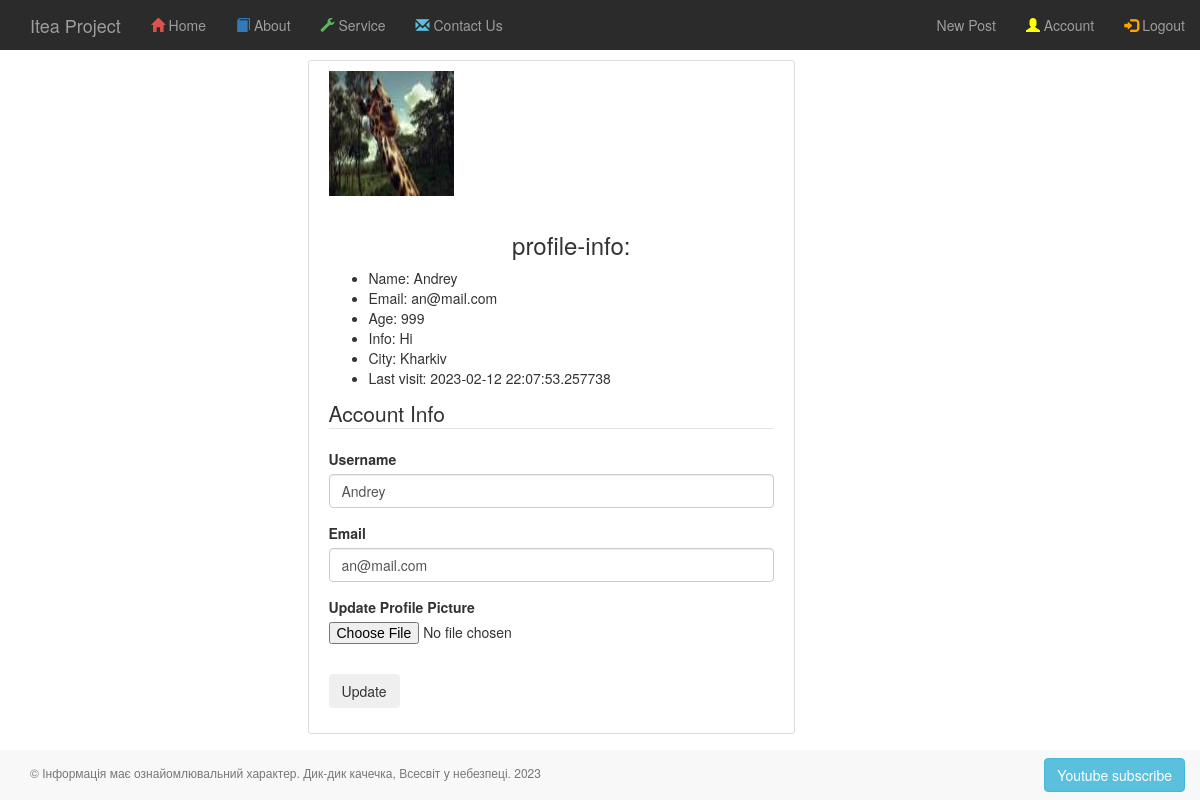
The app's page /auth/account (signed in) with its own data.
### app/auth/models.py (models this page shows, shortened)
class User(BaseModel, UserMixin):
    username = CharField(max_length=100)
    email = CharField(max_length=200, unique=True, index=True)
    __password_hash = CharField(max_length=128)
    last_visit = DateTimeField(default=datetime.datetime.now)
    role = ForeignKeyField(Role, backref='users')
    profile = ForeignKeyField(Profile)
    @property
    def password(self):
        raise AttributeError('password is not a valid attribute')

class Profile(BaseModel):
    avatar = CharField()
    info = TextField()
    city = CharField()
    age = IntegerField()

### app/auth/routes.py (the view)
@auth.route("/account", methods=['GET', 'POST'])
@login_required
def account():
    form = UpdateAccountForm()
    if form.validate_on_submit():
        if form.picture.data:
            picture_file = save_picture(form.picture.data)
            current_user.profile.avatar = picture_file
            current_user.profile.save()
        current_user.username = form.username.data
        current_user.email = form.email.data
        current_user.save()
        flash('Your account has been updated!', 'success')
        return redirect(url_for('auth.account'))
    elif request.method == 'GET':
        form.username.data = current_user.username
        form.email.data = current_user.email
    image_file = url_for('static', filename='profile_pics/' + current_user.profile.avatar)
    return render_template('auth/account.html',
                           title='Account',
                           image_file=image_file,
                           form=form)

### app/auth/forms.py (shortened to what this page needs)
class UpdateAccountForm(FlaskForm):
    username = StringField(
        'Username',
        validators=[DataRequired(), Length(1, 100)],
        render_kw={'placeholder': 'Enter your name'})
    email = StringField('Email',
                        validators=[DataRequired(), Length(1, 100), Email()],
                        render_kw={'placeholder': 'Enter email'})
    picture = FileField('Update Profile Picture',
                        validators=[FileAllowed(['jpg', 'png'])])
    submit = SubmitField('Update')

### app/auth/models.py (called while the page is built)
@login_manager.user_loader
def load_user(user_id):
    return User.select().where(User.id == user_id).first()

### app/templates/auth/account.html (shortened to what this page needs)
{% extends '_base.html' %}
{% block page_content %}
    <div class="row">
        <div class="col-md-3"></div>
        <div class="content-section  col-md-5">
            <div class="media">
                <img class="rounded-circle account-img" src="{{ image_file }}">
                <div class="media-body">
                    <td class="profile-panel">
                        <ul class="profile-info">
                            <h3>profile-info: </h3>
                            <li>Name: {{ current_user.username }}</li>
                            <li>Email: {{ current_user.email }}</li>
                            <li>Age: {{ current_user.profile.age }}</li>
                            <li>Info: {{ current_user.profile.info }}</li>
                            <li>City: {{ current_user.profile.city }}</li>
                            <li>Last visit: {{ current_user.last_visit }}</li>
                        </ul>
                    </td>
                </div>
            </div>
            <form method="POST" action="" enctype="multipart/form-data">
                <fieldset class="form-group">
                    <legend class="border-bottom mb-4">Account Info</legend>
                    <div class="form-group">
                        {{ form.username.label(class="form-control-label") }}
                        {% if form.username.errors %}
                            {{ form.username(class="form-control form-control-lg is-invalid") }}
                            <div class="invalid-feedback">
                                {% for error in form.username.errors %}
                                    <span>{{ error }}</span>
                                {% endfor %}
                            </div>
                        {% else %}
                            {{ form.username(class="form-control form-control-lg") }}
                        {% endif %}
                    </div>
                    <div class="form-group">
                        {{ form.email.label(class="form-control-label") }}
                        {% if form.email.errors %}
                            {{ form.email(class="form-control form-control-lg is-invalid") }}
                            <div class="invalid-feedback">
                                {% for error in form.email.errors %}
                                    <span>{{ error }}</span>
                                {% endfor %}
                            </div>
                        {% else %}
                            {{ form.email(class="form-control form-control-lg") }}
                        {% endif %}
                    </div>
                    <div class="form-group">
                        {{ form.picture.label() }}
                        {{ form.picture(class="form-control-file") }}
                    </div>
                </fieldset>
                <div class="form-group">
                    {{ form.submit(class="btn btn-outline-info") }}
                </div>
            </form>
        </div>
        <div class="col-md-3"></div>
    </div>
{% endblock page_content %}

### app/static/css/styles_blog.css (style rules this page uses)
.content-section { background: #ffffff; padding: 10px 20px; border: 1px solid #dddddd; border-radius: 3px; margin-bottom: 20px; }
.account-img { height: 125px; width: 125px; margin-right: 20px; margin-bottom: 16px; }

### app/static/css/styles.css (style rules this page uses)
h1, h2, h3 { text-align: center; }

### records on screen
User: username "Andrey", email "an@mail.com", last_visit "2023-02-12 22:07:53.257738"
Profile: profile.age "999", profile.info "Hi", profile.city "Kharkiv"
